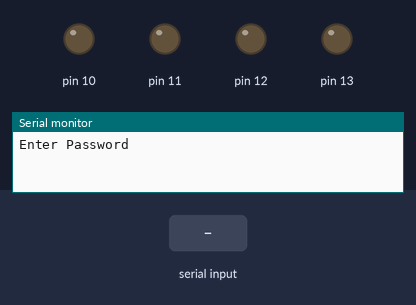
The sketch below on a simulated Arduino Uno, built with avr-gcc and run on an emulated ATmega328P. Shown: output pins drawn as LEDs (lit = HIGH), the last lines printed to the serial monitor. The test bench sets the inputs (shaded band).

Above: at 1.2 s.
1.3 s: "Aditya69" received over Serial
3.8 s: "w" received over Serial
At 4.8 s:
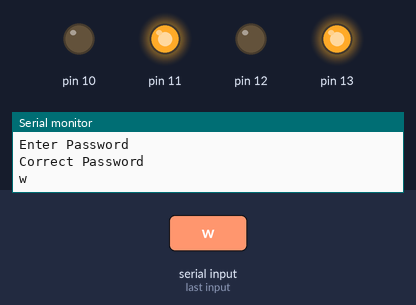
5.3 s: "s" received over Serial
At 6.0 s:
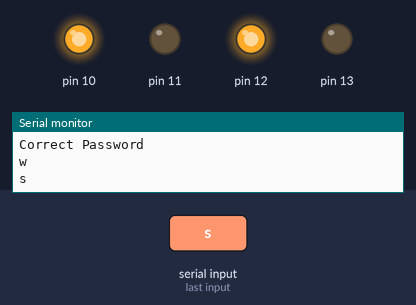
6.8 s: "a" received over Serial
At 7.1 s:
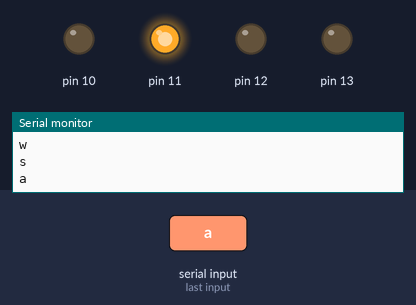
8.3 s: "d" received over Serial
At 9.5 s:
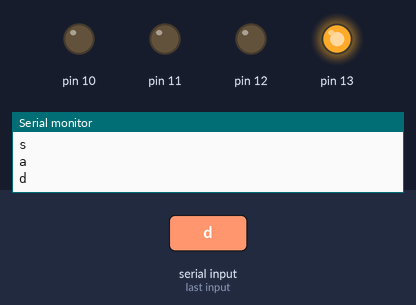
Timing chart, 0 to 10.8 s (numbered marks = the images above; inputs shaded):
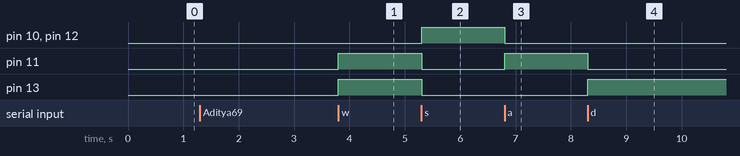

The sketch:

amazing_albar_lahdi1-2.ino
```cpp
//#include<SoftwareSerial.h>
//SoftwareSerial BT(5, 6);
String pass;
void setup()
{
  pinMode(13, OUTPUT);
  pinMode(12, OUTPUT);
  pinMode(11, OUTPUT);
  pinMode(10, OUTPUT);
  Serial.begin(9600);
  Serial.println("Enter Password");
  //pass = Serial.readString();

  //BT.begin(9600);
}
void loop()
{
  int i=0;
  //Serial.println("Enter Password");
  String pass = Serial.readString();
  if (pass == "Aditya69" && i==0)
  {

    Serial.println("Correct Password");
    while (1==1)
    {
      if (Serial.available())
      {
        char res = Serial.read();
        Serial.println(res);
        if (res == 'w')
        {
          digitalWrite(13, HIGH);
          digitalWrite(12, LOW);
          digitalWrite(11, HIGH);
          digitalWrite(10, LOW);
        }
        if (res == 's')
        {
          digitalWrite(13, LOW);
          digitalWrite(12, HIGH);
          digitalWrite(11, LOW);
          digitalWrite(10, HIGH);
        }
        if (res == 'a')
        {
          digitalWrite(13, LOW);
          digitalWrite(12, LOW);
          digitalWrite(11, HIGH);
          digitalWrite(10, LOW);
        }
        if (res == 'd')
        {
          digitalWrite(13, HIGH);
          digitalWrite(12, LOW);
          digitalWrite(11, LOW);
          digitalWrite(10, LOW);
        }
        if (res == 'f')
        {
          digitalWrite(13, LOW);
          digitalWrite(12, LOW);
          digitalWrite(11, LOW);
          digitalWrite(10, LOW);
        }
        if (res == 'b')
        {
          break;
        }
      }

    }

  }
}
```

Measured:
- after the input at 3.8 s, pin 11, pin 13: LOW → HIGH at once
- after the input at 5.3 s, pin 10, pin 12: LOW → HIGH at once; pin 11, pin 13: HIGH → LOW at once
- after the input at 6.8 s, pin 10, pin 12: HIGH → LOW at once; pin 11: LOW → HIGH at once
- after the input at 8.3 s, pin 11: HIGH → LOW at once; pin 13: LOW → HIGH at once
